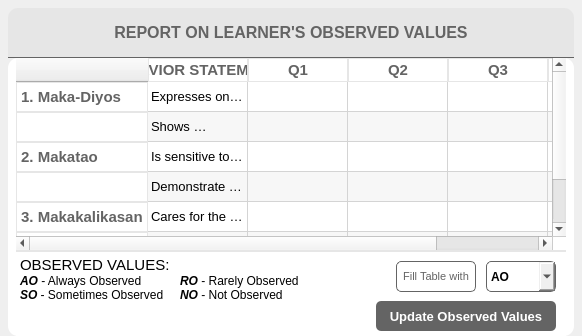
        <widget class="QWidget" name="ObValTab">
         <attribute name="title">
          <string>Observed Values</string>
         </attribute>
         <layout class="QVBoxLayout" name="verticalLayout">
          <property name="spacing">
           <number>0</number>
          </property>
          <property name="leftMargin">
           <number>0</number>
          </property>
          <property name="topMargin">
           <number>0</number>
          </property>
          <property name="rightMargin">
           <number>0</number>
          </property>
          <property name="bottomMargin">
           <number>0</number>
          </property>
          <item>
           <widget class="QFrame" name="ovFrame">
            <property name="styleSheet">
             <string notr="true">QFrame{
    border: none;
}</string>
            </property>
            <property name="frameShape">
             <enum>QFrame::StyledPanel</enum>
            </property>
            <property name="frameShadow">
             <enum>QFrame::Raised</enum>
            </property>
            <layout class="QVBoxLayout" name="verticalLayout_4">
             <property name="spacing">
              <number>0</number>
             </property>
             <property name="leftMargin">
              <number>8</number>
             </property>
             <property name="topMargin">
              <number>8</number>
             </property>
             <property name="rightMargin">
              <number>8</number>
             </property>
             <property name="bottomMargin">
              <number>0</number>
             </property>
             <item>
              <widget class="QLabel" name="label_7">
               <property name="minimumSize">
                <size>
                 <width>0</width>
                 <height>50</height>
                </size>
               </property>
               <property name="maximumSize">
                <size>
                 <width>16777215</width>
                 <height>50</height>
                </size>
               </property>
               <property name="font">
                <font>
                 <pointsize>12</pointsize>
                 <bold>true</bold>
                </font>
               </property>
               <property name="styleSheet">
                <string notr="true">QLabel{
	border-top-left-radius: 10px;
	border-top-right-radius: 10px;
	border-bottom-left-radius: 0;
	border-bottom-right-radius: 0;
	color: rgb(100, 100, 100);
	border-bottom: 1px solid rgb(100, 100, 100);
	background-color: rgb(230, 230, 230);
}
</string>
               </property>
               <property name="text">
                <string>REPORT ON LEARNER'S OBSERVED VALUES</string>
               </property>
               <property name="alignment">
                <set>Qt::AlignCenter</set>
               </property>
              </widget>
             </item>
             <item>
              <widget class="QFrame" name="frame">
               <property name="styleSheet">
                <string notr="true">QFrame{
	background-color: rgb(255, 255, 255);
border-radius: 10px;
}</string>
               </property>
               <property name="frameShape">
                <enum>QFrame::StyledPanel</enum>
               </property>
               <property name="frameShadow">
                <enum>QFrame::Raised</enum>
               </property>
               <layout class="QVBoxLayout" name="verticalLayout_6">
                <property name="spacing">
                 <number>0</number>
                </property>
                <property name="leftMargin">
                 <number>8</number>
                </property>
                <property name="topMargin">
                 <number>0</number>
                </property>
                <property name="rightMargin">
                 <number>8</number>
                </property>
                <property name="bottomMargin">
                 <number>0</number>
                </property>
                <item>
                 <widget class="QTableWidget" name="ovTable">
                  <property name="styleSheet">
                   <string notr="true">QTableWidget{
border: none;
}
QHeaderView:section{
	color: rgb(100, 100, 100);
	background-color: rgb(255, 255, 255);
border: 1px solid rgb(230, 230, 230);
}

QTableView::item:selected  {
	color: rgb(255, 255, 255);
	background-color: rgb(220, 255, 239);
}
QScrollArea{
	background-color: rgb(255, 255, 255);
}
/*
QScrollBar:vertical {
            border: none;
            background: rgb(255, 255, 255);
            width: 20px;
            margin: 26px 6px 26px 6px;
        }

        QScrollBar::handle:vertical {
            background: lightgray;
            min-height: 26px;
        }

        QScrollBar::add-line:vertical {
            background: rgb(255, 255, 255);
            height: 26px;
            subcontrol-position: bottom;
            subcontrol-origin: margin;
        }

        QScrollBar::sub-line:vertical {
            background: rgb(255, 255, 255);
            height: 26px;
            subcontrol-position: top left;
            subcontrol-origin: margin;
            position: absolute;
        }

        QScrollBar:up-arrow:vertical, QScrollBar::down-arrow:vertical {
            width: 26px;
            height: 26px;
            background: rgb(255, 255, 255);
         }

QScrollBar::up-arrow {
    image: url(&quot;c:/LMS_appVer2/icons/arrowUp.png&quot;);
}
QScrollBar::down-arrow {
    image: url(&quot;c:/LMS_appVer2/icons/arrowDown.png&quot;);
}
*/
</string>
                  </property>
                  <property name="alternatingRowColors">
                   <bool>true</bool>
                  </property>
                  <row>
                   <property name="text">
                    <string> 1. Maka-Diyos</string>
                   </property>
                   <property name="font">
                    <font>
                     <pointsize>11</pointsize>
                     <bold>true</bold>
                    </font>
                   </property>
                   <property name="foreground">
                    <brush brushstyle="NoBrush">
                     <color alpha="255">
                      <red>100</red>
                      <green>100</green>
                      <blue>100</blue>
                     </color>
                    </brush>
                   </property>
                  </row>
                  <row>
                   <property name="text">
                    <string/>
                   </property>
                  </row>
                  <row>
                   <property name="text">
                    <string> 2. Makatao</string>
                   </property>
                   <property name="font">
                    <font>
                     <pointsize>11</pointsize>
                     <bold>true</bold>
                    </font>
                   </property>
                   <property name="foreground">
                    <brush brushstyle="NoBrush">
                     <color alpha="255">
                      <red>100</red>
                      <green>100</green>
                      <blue>100</blue>
                     </color>
                    </brush>
                   </property>
                  </row>
                  <row>
                   <property name="text">
                    <string/>
                   </property>
                  </row>
                  <row>
                   <property name="text">
                    <string> 3. Makakalikasan</string>
                   </property>
                   <property name="font">
                    <font>
                     <pointsize>11</pointsize>
                     <bold>true</bold>
                    </font>
                   </property>
                   <property name="foreground">
                    <brush brushstyle="NoBrush">
                     <color alpha="255">
                      <red>100</red>
                      <green>100</green>
                      <blue>100</blue>
                     </color>
                    </brush>
                   </property>
                  </row>
                  <row>
                   <property name="text">
                    <string> 4. Makabansa</string>
                   </property>
                   <property name="font">
                    <font>
                     <pointsize>11</pointsize>
                     <bold>true</bold>
                    </font>
                   </property>
                   <property name="foreground">
                    <brush brushstyle="NoBrush">
                     <color alpha="255">
                      <red>100</red>
                      <green>100</green>
                      <blue>100</blue>
                     </color>
                    </brush>
                   </property>
                  </row>
                  <row>
                   <property name="text">
                    <string/>
                   </property>
                  </row>
                  <column>
                   <property name="text">
                    <string>BEHAVIOR STATEMENTS</string>
                   </property>
                   <property name="font">
                    <font>
                     <pointsize>11</pointsize>
                     <bold>true</bold>
                    </font>
                   </property>
                   <property name="background">
                    <color>
                     <red>255</red>
                     <green>255</green>
                     <blue>255</blue>
                    </color>
                   </property>
                   <property name="foreground">
                    <brush brushstyle="SolidPattern">
                     <color alpha="255">
                      <red>100</red>
                      <green>100</green>
                      <blue>100</blue>
                     </color>
                    </brush>
                   </property>
                  </column>
                  <column>
                   <property name="text">
                    <string>Q1</string>
                   </property>
                   <property name="font">
                    <font>
                     <pointsize>11</pointsize>
                     <bold>true</bold>
                    </font>
                   </property>
                   <property name="foreground">
                    <brush brushstyle="SolidPattern">
                     <color alpha="255">
                      <red>100</red>
                      <green>100</green>
                      <blue>100</blue>
                     </color>
                    </brush>
                   </property>
                  </column>
                  <column>
                   <property name="text">
                    <string>Q2</string>
                   </property>
                   <property name="font">
                    <font>
                     <pointsize>11</pointsize>
                     <bold>true</bold>
                    </font>
                   </property>
                   <property name="foreground">
                    <brush brushstyle="SolidPattern">
                     <color alpha="255">
                      <red>100</red>
                      <green>100</green>
                      <blue>100</blue>
                     </color>
                    </brush>
                   </property>
                  </column>
                  <column>
                   <property name="text">
                    <string>Q3</string>
                   </property>
                   <property name="font">
                    <font>
                     <pointsize>11</pointsize>
                     <bold>true</bold>
                    </font>
                   </property>
                   <property name="foreground">
                    <brush brushstyle="SolidPattern">
                     <color alpha="255">
                      <red>100</red>
                      <green>100</green>
                      <blue>100</blue>
                     </color>
                    </brush>
                   </property>
                  </column>
                  <column>
                   <property name="text">
                    <string>Q4</string>
                   </property>
                   <property name="font">
                    <font>
                     <pointsize>11</pointsize>
                     <bold>true</bold>
                    </font>
                   </property>
                   <property name="foreground">
                    <brush brushstyle="SolidPattern">
                     <color alpha="255">
                      <red>100</red>
                      <green>100</green>
                      <blue>100</blue>
                     </color>
                    </brush>
                   </property>
                  </column>
                  <item row="0" column="0">
                   <property name="text">
                    <string>Expresses ones spiritual beliefs while respecting the spiritual belief of others</string>
                   </property>
                   <property name="font">
                    <font>
                     <pointsize>10</pointsize>
                    </font>
                   </property>
                  </item>
                  <item row="1" column="0">
                   <property name="text">
                    <string>Shows adherence to ethical principles by upholding truth</string>
                   </property>
                   <property name="font">
                    <font>
                     <pointsize>10</pointsize>
                    </font>
                   </property>
                  </item>
                  <item row="2" column="0">
                   <property name="text">
                    <string>Is sensitive to individual, social, and cultural differences</string>
                   </property>
                   <property name="font">
                    <font>
                     <pointsize>10</pointsize>
                    </font>
                   </property>
                  </item>
                  <item row="3" column="0">
                   <property name="text">
                    <string>Demonstrate the contributions toward solidarity</string>
                   </property>
                   <property name="font">
                    <font>
                     <pointsize>10</pointsize>
                    </font>
                   </property>
                  </item>
                  <item row="4" column="0">
                   <property name="text">
                    <string>Cares for the environment and utilizes resources wisely, judiciously, and economically</string>
                   </property>
                   <property name="font">
                    <font>
                     <pointsize>10</pointsize>
                    </font>
                   </property>
                  </item>
                  <item row="5" column="0">
                   <property name="text">
                    <string>Demonstrate pride in being a Filipino: exercise the rights and responsibilities of a Filipino citizen</string>
                   </property>
                   <property name="font">
                    <font>
                     <pointsize>10</pointsize>
                    </font>
                   </property>
                  </item>
                  <item row="6" column="0">
                   <property name="text">
                    <string>Demonstrate appropriate behavior in carrying out activities in the school, community, and country</string>
                   </property>
                   <property name="font">
                    <font>
                     <pointsize>10</pointsize>
                    </font>
                   </property>
                  </item>
                 </widget>
                </item>
                <item>
                 <widget class="QFrame" name="frame_2">
                  <property name="minimumSize">
                   <size>
                    <width>0</width>
                    <height>85</height>
                   </size>
                  </property>
                  <property name="maximumSize">
                   <size>
                    <width>16777215</width>
                    <height>100</height>
                   </size>
                  </property>
                  <property name="styleSheet">
                   <string notr="true">QFrame{
	border-radius: 0;
	border-top: 1px solid rgb(230, 230, 230);
}</string>
                  </property>
                  <property name="frameShape">
                   <enum>QFrame::StyledPanel</enum>
                  </property>
                  <property name="frameShadow">
                   <enum>QFrame::Raised</enum>
                  </property>
                  <layout class="QHBoxLayout" name="horizontalLayout_3">
                   <property name="spacing">
                    <number>0</number>
                   </property>
                   <property name="leftMargin">
                    <number>0</number>
                   </property>
                   <property name="topMargin">
                    <number>0</number>
                   </property>
                   <property name="rightMargin">
                    <number>0</number>
                   </property>
                   <property name="bottomMargin">
                    <number>0</number>
                   </property>
                   <item>
                    <widget class="QTextEdit" name="textEdit">
                     <property name="minimumSize">
                      <size>
                       <width>330</width>
                       <height>0</height>
                      </size>
                     </property>
                     <property name="maximumSize">
                      <size>
                       <width>16777215</width>
                       <height>85</height>
                      </size>
                     </property>
                     <property name="sizeIncrement">
                      <size>
                       <width>0</width>
                       <height>85</height>
                      </size>
                     </property>
                     <property name="html">
                      <string>&lt;!DOCTYPE HTML PUBLIC &quot;-//W3C//DTD HTML 4.0//EN&quot; &quot;http://www.w3.org/TR/REC-html40/strict.dtd&quot;&gt;
&lt;html&gt;&lt;head&gt;&lt;meta name=&quot;qrichtext&quot; content=&quot;1&quot; /&gt;&lt;meta charset=&quot;utf-8&quot; /&gt;&lt;style type=&quot;text/css&quot;&gt;
p, li { white-space: pre-wrap; }
&lt;/style&gt;&lt;/head&gt;&lt;body style=&quot; font-family:'Segoe UI'; font-size:9pt; font-weight:400; font-style:normal;&quot;&gt;
&lt;p style=&quot; margin-top:0px; margin-bottom:0px; margin-left:0px; margin-right:0px; -qt-block-indent:0; text-indent:0px;&quot;&gt;&lt;span style=&quot; font-family:'MS Shell Dlg 2'; font-size:11pt;&quot;&gt;OBSERVED VALUES:&lt;/span&gt;&lt;/p&gt;
&lt;p style=&quot; margin-top:0px; margin-bottom:0px; margin-left:0px; margin-right:0px; -qt-block-indent:0; text-indent:0px;&quot;&gt;&lt;span style=&quot; font-family:'MS Shell Dlg 2'; font-weight:600; font-style:italic;&quot;&gt;AO&lt;/span&gt;&lt;span style=&quot; font-family:'MS Shell Dlg 2';&quot;&gt; - Always Observed	&lt;/span&gt;&lt;span style=&quot; font-family:'MS Shell Dlg 2'; font-weight:600; font-style:italic;&quot;&gt;RO&lt;/span&gt;&lt;span style=&quot; font-family:'MS Shell Dlg 2';&quot;&gt; - Rarely Observed&lt;/span&gt;&lt;/p&gt;
&lt;p style=&quot; margin-top:0px; margin-bottom:0px; margin-left:0px; margin-right:0px; -qt-block-indent:0; text-indent:0px;&quot;&gt;&lt;span style=&quot; font-family:'MS Shell Dlg 2'; font-weight:600; font-style:italic;&quot;&gt;SO&lt;/span&gt;&lt;span style=&quot; font-family:'MS Shell Dlg 2';&quot;&gt; - Sometimes Observed	&lt;/span&gt;&lt;span style=&quot; font-family:'MS Shell Dlg 2'; font-weight:600; font-style:italic;&quot;&gt;NO&lt;/span&gt;&lt;span style=&quot; font-family:'MS Shell Dlg 2';&quot;&gt; - Not Observed&lt;/span&gt;&lt;/p&gt;
&lt;p style=&quot;-qt-paragraph-type:empty; margin-top:0px; margin-bottom:0px; margin-left:0px; margin-right:0px; -qt-block-indent:0; text-indent:0px; font-family:'MS Shell Dlg 2';&quot;&gt;&lt;br /&gt;&lt;/p&gt;&lt;/body&gt;&lt;/html&gt;</string>
                     </property>
                    </widget>
                   </item>
                   <item>
                    <widget class="QFrame" name="frame_7">
                     <property name="minimumSize">
                      <size>
                       <width>220</width>
                       <height>0</height>
                      </size>
                     </property>
                     <property name="maximumSize">
                      <size>
                       <width>16777215</width>
                       <height>16777215</height>
                      </size>
                     </property>
                     <property name="frameShape">
                      <enum>QFrame::StyledPanel</enum>
                     </property>
                     <property name="frameShadow">
                      <enum>QFrame::Raised</enum>
                     </property>
                     <widget class="QPushButton" name="updObBtn">
                      <property name="geometry">
                       <rect>
                        <x>30</x>
                        <y>50</y>
                        <width>180</width>
                        <height>30</height>
                       </rect>
                      </property>
                      <property name="minimumSize">
                       <size>
                        <width>180</width>
                        <height>30</height>
                       </size>
                      </property>
                      <property name="maximumSize">
                       <size>
                        <width>180</width>
                        <height>16777215</height>
                       </size>
                      </property>
                      <property name="font">
                       <font>
                        <pointsize>10</pointsize>
                        <bold>true</bold>
                       </font>
                      </property>
                      <property name="cursor">
                       <cursorShape>PointingHandCursor</cursorShape>
                      </property>
                      <property name="styleSheet">
                       <string notr="true">QPushButton{
background-color: rgb(100, 100, 100);
	color: rgb(255, 255, 255);
 	border-radius: 5px;
}
QPushButton:hover, QPushButton:focus{
	background-color: rgb(50, 50, 50);
}
</string>
                      </property>
                      <property name="text">
                       <string>Update Observed Values</string>
                      </property>
                     </widget>
                     <widget class="QPushButton" name="fillTableBtn">
                      <property name="geometry">
                       <rect>
                        <x>50</x>
                        <y>10</y>
                        <width>80</width>
                        <height>31</height>
                       </rect>
                      </property>
                      <property name="minimumSize">
                       <size>
                        <width>80</width>
                        <height>0</height>
                       </size>
                      </property>
                      <property name="maximumSize">
                       <size>
                        <width>80</width>
                        <height>16777215</height>
                       </size>
                      </property>
                      <property name="font">
                       <font>
                        <pointsize>8</pointsize>
                       </font>
                      </property>
                      <property name="cursor">
                       <cursorShape>PointingHandCursor</cursorShape>
                      </property>
                      <property name="styleSheet">
                       <string notr="true">QPushButton{
border: 1px solid rgb(100, 100, 100);
border-radius: 5px;
	color: rgb(100, 100, 100);
}
QPushButton:hover, QPushButton:focus{
	background-color: rgb(230, 230, 230);
}</string>
                      </property>
                      <property name="text">
                       <string>Fill Table with</string>
                      </property>
                     </widget>
                     <widget class="QComboBox" name="fillCombo">
                      <property name="geometry">
                       <rect>
                        <x>140</x>
                        <y>10</y>
                        <width>70</width>
                        <height>31</height>
                       </rect>
                      </property>
                      <property name="minimumSize">
                       <size>
                        <width>70</width>
                        <height>0</height>
                       </size>
                      </property>
                      <property name="maximumSize">
                       <size>
                        <width>70</width>
                        <height>16777215</height>
                       </size>
                      </property>
                      <property name="font">
                       <font>
                        <pointsize>9</pointsize>
                        <bold>true</bold>
                       </font>
                      </property>
                      <property name="styleSheet">
                       <string notr="true">QComboBox{
	border-radius: 5px;
	border: 1px solid rgb(100, 100, 100);
}</string>
                      </property>
                      <item>
                       <property name="text">
                        <string>AO</string>
                       </property>
                      </item>
                      <item>
                       <property name="text">
                        <string>SO</string>
                       </property>
                      </item>
                      <item>
                       <property name="text">
                        <string>RO</string>
                       </property>
                      </item>
                      <item>
                       <property name="text">
                        <string>NO</string>
                       </property>
                      </item>
                     </widget>
                    </widget>
                   </item>
                  </layout>
                 </widget>
                </item>
               </layout>
              </widget>
             </item>
            </layout>
           </widget>
          </item>
         </layout>
        </widget>
